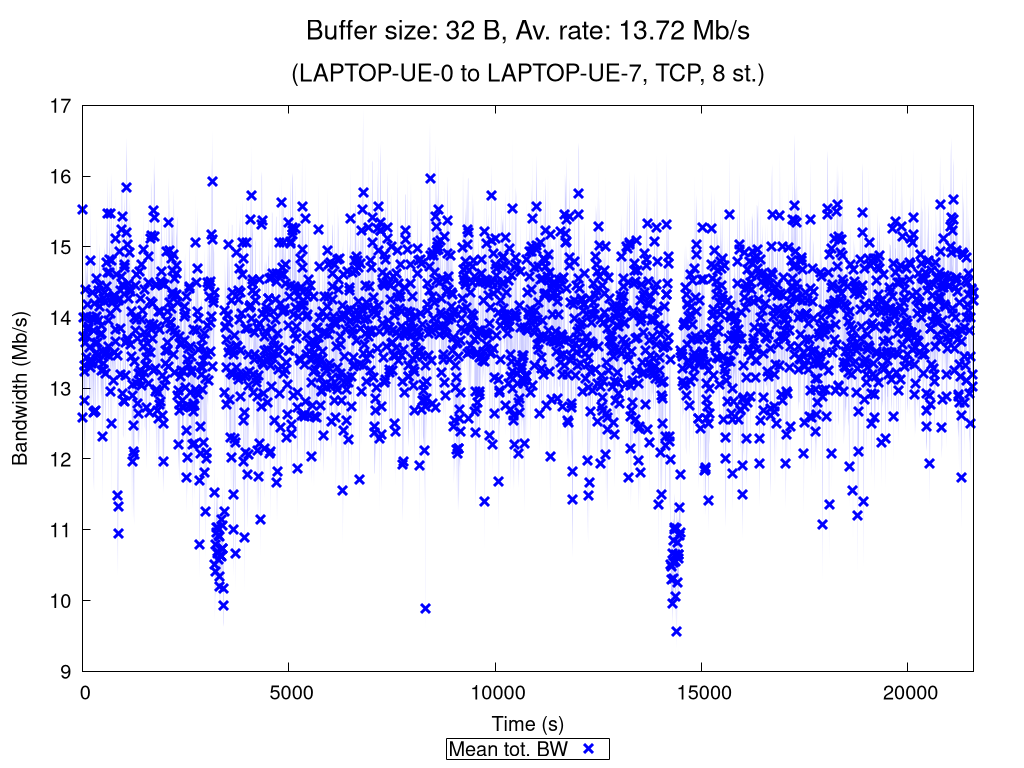

Source code (gnuplot):
set terminal pngcairo nocrop enhanced size 1024,768 font "Verdana,15"
set output "TCP_8_st_2020_12_05_00-21-22_one2two_00032B.png"

set title "{/=20 Buffer size: 32 B, Av. rate: 13.72 Mb/s}\n\n{/=18 (LAPTOP-UE-0 to LAPTOP-UE-7, TCP, 8 st.)}"

set xlabel "Time (s)"
set ylabel "Bandwidth (Mb/s)"
set ytics nomirror
set key bmargin center horizontal box samplen 1 width -1
set bmargin 4.6
set rmargin 4.5

rf = 1000000.0  # rate factor
set style fill transparent solid 0.2 noborder
set autoscale xfix
plot "TCP_8_st_2020_12_05_00-21-22_one2two_00032B_iperf_processed.dat" using 1:($2/rf-$3/rf):($2/rf+$3/rf) with filledcurves lc rgb "blue" notitle, \
     "" using 1:($2/rf) with points pt 2 ps 1.5 lw 3 lc rgb "blue" title "Mean tot. BW", \
